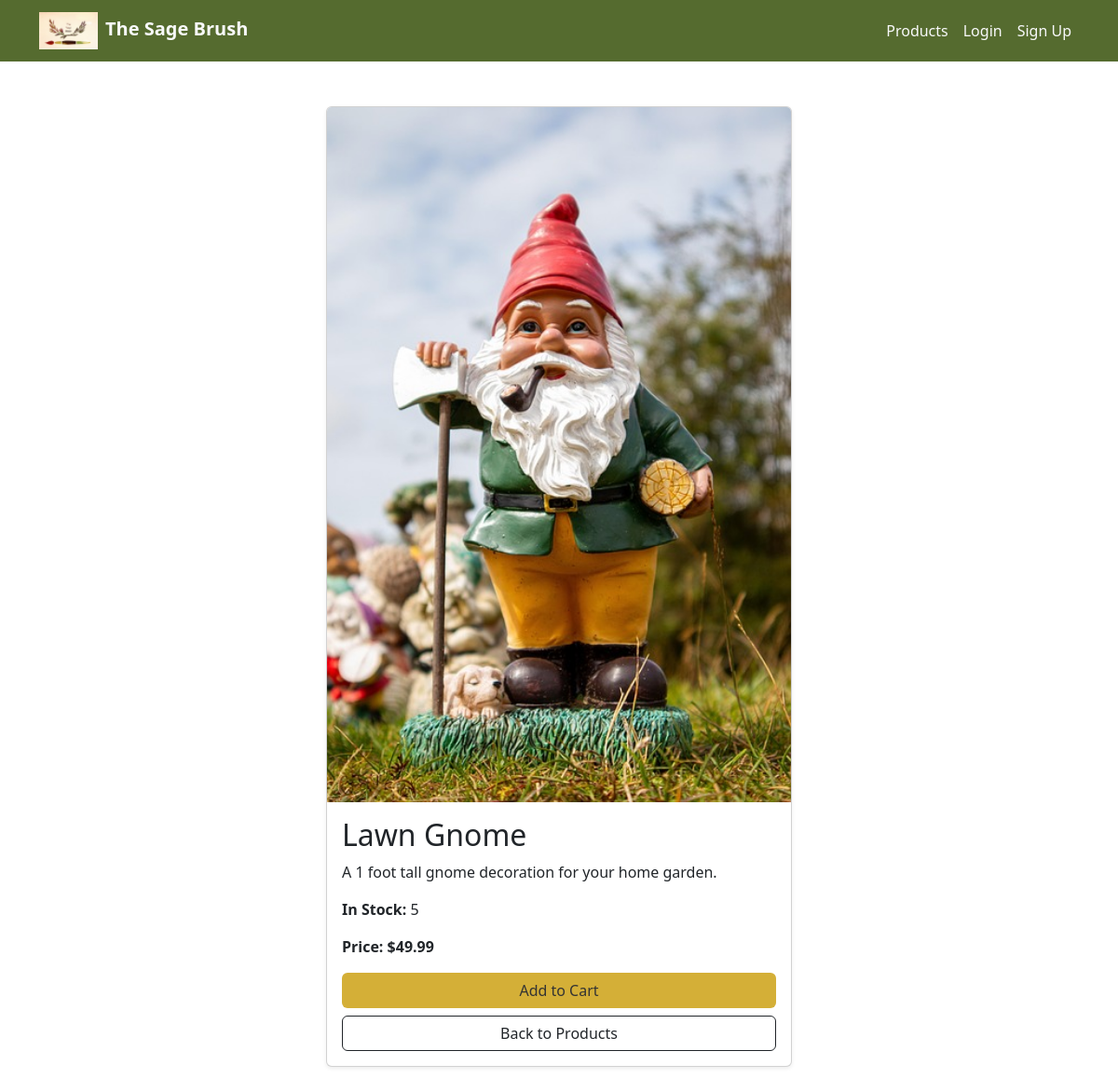
The page /store/product/1/ on the database as committed earlier.
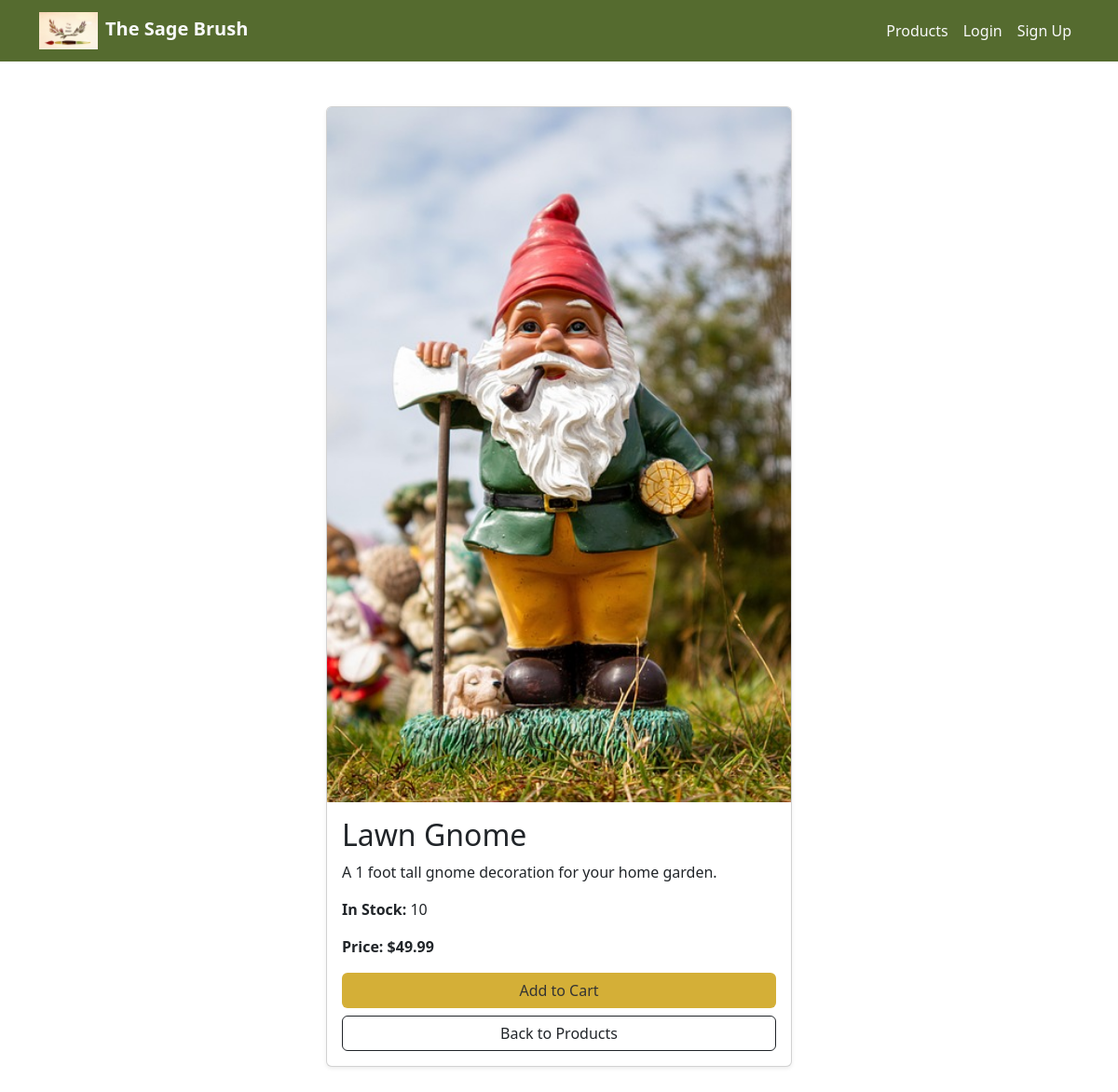
The same page on the database as committed later.
### store/models.py (models this page shows, shortened)
class Product(models.Model):
    name = models.CharField(max_length=100)
    description = models.TextField(blank=True)
    price = models.DecimalField(max_digits=8, decimal_places=2)
    stock = models.PositiveIntegerField()
    category = models.ForeignKey(Category, on_delete=models.SET_NULL, null=True, blank=True)
    image = models.ImageField(upload_to='products/', blank=True, null=True)

### store/views.py (the view)
# urls.py: path('product/<int:pk>/', views.product_detail, name='product_detail'),
def product_detail(request, pk):
    product = get_object_or_404(Product, pk=pk)
    return render(request, 'store/product_detail.html', {'product': product})

### store/templates/store/product_detail.html (shortened to what this page needs)
{% extends 'layout.html' %}
{% block content %}
<div class="container d-flex justify-content-center my-5">
    <div class="card shadow-sm" style="max-width: 500px; width: 100%;">
        {% if product.image %}
        <img src="{{ product.image.url }}" class="card-img-top" alt="{{ product.name }}">
        {% endif %}
        <div class="card-body d-flex flex-column">
            <h2 class="card-title">{{ product.name }}</h2>
            <p class="card-text">{{ product.description }}</p>
            <p><strong>In Stock:</strong> {{ product.stock }}</p>
            <p class="fw-bold mt-auto">Price: ${{ product.price }}</p>
            <a href="{% url 'add_to_cart' product.pk %}" class="btn w-100 mb-2"
               style="background-color: #D4AF37; color: #333;"
               onmouseover="this.style.backgroundColor='#A52A2A'; this.style.color='#fff';"
               onmouseout="this.style.backgroundColor='#D4AF37'; this.style.color='#333';">
               Add to Cart
            </a>
            <a href="{% url 'product_list' %}" class="btn btn-outline-dark w-100">Back to Products</a>
        </div>
    </div>
</div>
{% endblock %}

Rows that differ between the two databases and show on the page:
changed Product "Lawn Gnome": stock "5" → "10"
